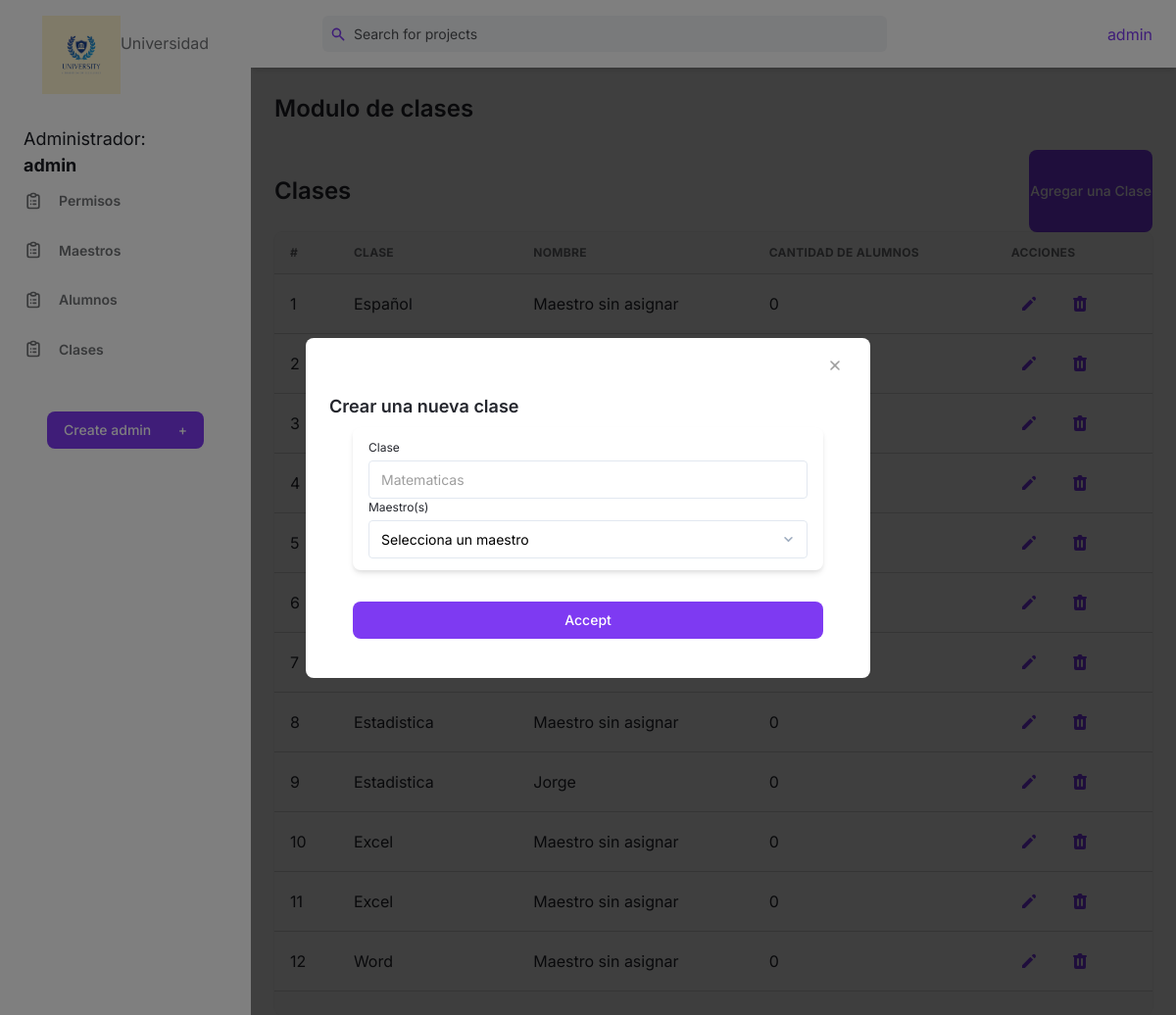
The page /design/admin/materias.php (signed in) on the database its author committed.
### tables this page shows
CREATE TABLE `materias` (
  `id_materia` int(11) NOT NULL,
  `materia` varchar(100) DEFAULT NULL
);

### design/admin/materias.php (the view, shortened to what this page needs)
<!DOCTYPE html>
<html :class="{ 'theme-dark': dark }" x-data="data()" lang="en">
  <head>
    <link rel="stylesheet" href="./../../public/assets/css/tailwind.output.css" />
    <link
      rel="stylesheet"
      href="https://cdnjs.cloudflare.com/ajax/libs/Chart.js/2.9.3/Chart.min.css"
    />
  </head>
  <body>
      <?php
        include("./../../config/menu_admin.php");
      ?>
      <div class="flex flex-col flex-1 w-full">
        <header class="z-10 py-4 bg-white shadow-md dark:bg-gray-800">
          <div
            class="container flex items-center justify-between h-full px-6 mx-auto text-purple-600 dark:text-purple-300"
          >
            <div class="flex justify-center flex-1 lg:mr-32">
              <div
                class="relative w-full max-w-xl mr-6 focus-within:text-purple-500"
              >
                <div class="absolute inset-y-0 flex items-center pl-2">
                  <svg
                    class="w-4 h-4"
                    aria-hidden="true"
                    fill="currentColor"
                    viewBox="0 0 20 20"
                  >
                    <path
                      fill-rule="evenodd"
                      d="M8 4a4 4 0 100 8 4 4 0 000-8zM2 8a6 6 0 1110.89 3.476l4.817 4.817a1 1 0 01-1.414 1.414l-4.816-4.816A6 6 0 012 8z"
                      clip-rule="evenodd"
                    ></path>
                  </svg>
                </div>
                <input
                  class="w-full pl-8 pr-2 text-sm text-gray-700 placeholder-gray-600 bg-gray-100 border-0 rounded-md dark:placeholder-gray-500 dark:focus:shadow-outline-gray dark:focus:placeholder-gray-600 dark:bg-gray-700 dark:text-gray-200 focus:placeholder-gray-500 focus:bg-white focus:border-purple-300 focus:outline-none focus:shadow-outline-purple form-input"
                  type="text"
                  placeholder="Search for projects"
                  aria-label="Search"
                />
              </div>
            </div>
            <ul class="flex items-center flex-shrink-0 space-x-6">
              <li class="relative">
                <button
                  class="align-middle rounded-full focus:shadow-outline-purple focus:outline-none"
                  @click="toggleProfileMenu"
                  @keydown.escape="closeProfileMenu"
                  aria-label="Account"
                  aria-haspopup="true"
                >
                <label for="">
                  <?php
                  $nombre = $_SESSION["user_data"]["nombre"];
                  echo "$nombre";
                  ?>
                </label>
                </button>
              </li>
            </ul>
          </div>
        </header>
        <main class="h-full overflow-y-auto bg-white">
          <div class="container px-6 mx-auto grid">
            <h2 class="my-6 text-2xl font-semibold text-gray-700">
              Modulo de clases
            </h2>
            <div class="flex justify-between">
            <p class="my-6 text-2xl font-semibold text-gray-700 dark:text-gray-500">
              Clases
            </p>
              <button
                @click="openModal"
                class="scroll-py-16 text-sm font-medium leading-5 text-white transition-colors duration-150 bg-purple-600 border border-transparent rounded-lg active:bg-purple-600 hover:bg-purple-700 focus:outline-none focus:shadow-outline-purple">
                Agregar una Clase
              </button>
            </div>
            <div class="w-full overflow-hidden rounded-lg shadow-xs">
              <div class="w-full overflow-x-auto">
              <table class="w-full overflow-x-auto">
                  <thead>
                    <tr
                      class="text-xs font-semibold tracking-wide text-left text-gray-500 uppercase border-b dark:border-gray-700 bg-gray-50 dark:text-gray-400 dark:bg-gray-800"
                    >
                      <th class="px-4 py-3">#</th>
                      <th class="px-4 py-3">Clase</th>
                      <th class="px-4 py-3">Nombre</th>
                      <th class="px-4 py-3">Cantidad de alumnos</th>
                      <th class="px-4 py-3">Acciones</th>
                    </tr>
                  </thead>
                  <tbody
                    class="bg-white divide-y dark:divide-gray-700 dark:bg-gray-800"
                  >
                  <?php
                  require_once($_SERVER["DOCUMENT_ROOT"] . "/Proyecto_Final/config/database.php");
                  $query = "SELECT c.id_materia  AS ID, c.materia  AS nombre_clase, COALESCE(m.nombre, 'Maestro sin asignar') AS nombre_maestro,
                  COUNT(ra.id_alumno) AS cantidad_alumnos
                  FROM
                      materias c
                  LEFT JOIN
                      asignacionmaestros am ON c.id_materia = am.id_profemate
                  LEFT JOIN
                      usuarios m ON am.id_profesor  = m.id_user
                  LEFT JOIN
                      registroalumnos ra ON c.id_materia = ra.id_alumate
                  GROUP BY
                      c.id_materia, c.materia, m.nombre
                  ORDER BY
                      c.id_materia;";
                  $result = $mysqli->query($query);
                  while ($row = $result->fetch_assoc()){
                    echo "<tr class='text-gray-700 dark:text-gray-400'>";
                    echo "<td class='px-4 py-3'>" . $row['ID'] . "</td>";
                    echo "<td class='px-4 py-3'>" . $row['nombre_clase'] . "</td>";
                    echo "<td class='px-4 py-3'>" . $row['nombre_maestro'] . "</td>";
                    echo "<td class='px-4 py-3'>" . $row['cantidad_alumnos'] . "</td>";
                    echo "<td class='px-4 py-3'>
                            <div class='flex flex-row items-center space-x-4 text-sm'>
                                <form action='./../admin/maestro_edicion.php' method='POST'>
                                    <input type='number' hidden value='{$row['ID']}' name='id_clase'>
                                    <div class='flex items-center space-x-4 text-sm'>
                                        <button
                                        class='flex items-center justify-between px-2 py-2 text-sm font-medium leading-5 text-purple-600 rounded-lg dark:text-gray-400 focus:outline-none focus:shadow-outline-gray'
                                        aria-label='Edit' type='submit'
                                        >
                                        <svg
                                        class='w-5 h-5'
                                        aria-hidden='true'
                                        fill='currentColor'
                                        viewBox='0 0 20 20'
                                        >
                                        <path
                                            d='M13.586 3.586a2 2 0 112.828 2.828l-.793.793-2.828-2.828.793-.793zM11.379 5.793L3 14.172V17h2.828l8.38-8.379-2.83-2.828z'
                                        ></path>
                                        </svg>
                                        </button>
                                    </div>
                                </form>
                                <form action='./../../handle_db/crud_clases/eliminar_clases.php' method='POST'>
                                    <input type='number' hidden value='{$row['ID']}' name='id_clase'>
                                    <div class='flex items-center space-x-4 text-sm'>
                                    <button
                                        class='flex items-center justify-between px-2 py-2 text-sm font-medium leading-5 text-purple-600 rounded-lg dark:text-gray-400 focus:outline-none focus:shadow-outline-gray'
                                        aria-label='Delete'
                                        type='submit'
                                    >
                                    </button>
                                    </div>
                                </form>
                            </div>
                          </td>";
                    echo "</tr>";
                  }
                  ?>
                  </tbody>
              </table>
              </div>
              <div
                class="grid px-4 py-3 text-xs font-semibold tracking-wide text-gray-500 uppercase border-t dark:border-gray-700 bg-gray-50 sm:grid-cols-9 dark:text-gray-400 dark:bg-gray-800"
              >
              </div>
            </div>
          </div>
        </main>
      </div>
    </div>
     <div
      x-show="isModalOpen"
      x-transition:enter="transition ease-out duration-150"
      x-transition:enter-start="opacity-0"
      x-transition:enter-end="opacity-100"
      x-transition:leave="transition ease-in duration-150"
      x-transition:leave-start="opacity-100"
      x-transition:leave-end="opacity-0"
      class="fixed inset-0 z-30 flex items-end bg-black bg-opacity-50 sm:items-center sm:justify-center"
    >
      <div
        x-show="isModalOpen"
        x-transition:enter="transition ease-out duration-150"
        x-transition:enter-start="opacity-0 transform translate-y-1/2"
        x-transition:enter-end="opacity-100"
        x-transition:leave="transition ease-in duration-150"
        x-transition:leave-start="opacity-100"
        x-transition:leave-end="opacity-0  transform translate-y-1/2"
        @click.away="closeModal"
        @keydown.escape="closeModal"
        class="w-full px-6 py-4 overflow-hidden bg-white rounded-t-lg dark:bg-gray-800 sm:rounded-lg sm:m-4 sm:max-w-xl"
        role="dialog"
        id="modal"
      >
        <header class="flex justify-end">
          <button
            class="inline-flex items-center justify-center w-6 h-6 text-gray-400 transition-colors duration-150 rounded dark:hover:text-gray-200 hover: hover:text-gray-700"
            aria-label="close"
            @click="closeModal"
          >
          </button>
        </header>
        <div class="mt-4 mb-6">
          <p
            class="mb-2 text-lg font-semibold text-gray-700 dark:text-gray-300"
          >
            Crear una nueva clase
          </p>
          <form class="container px-6 mx-auto grid" action="./../../handle_db/crud_clases/crear_clase.php" method="post">
            <div class="px-4 py-3 mb-8 bg-white rounded-lg shadow-md dark:bg-gray-800">
              <label class="block text-xs">
                <span class="text-gray-700 dark:text-gray-400">Clase</span>
                <input
                  class="block w-full mt-1 text-sm dark:border-gray-600 dark:bg-gray-700 focus:border-purple-400 focus:outline-none focus:shadow-outline-purple dark:text-gray-300 dark:focus:shadow-outline-gray form-input"
                  placeholder="Matematicas" value="" name="clase"
                />
              </label>
              <label class="block text-xs">
                  <span class="text-gray-700 dark:text-gray-400">Maestro(s)</span>
                  <select
                      class="block w-full mt-1 text-sm dark:border-gray-600 dark:bg-gray-700 focus:border-purple-400 focus:outline-none focus:shadow-outline-purple dark:text-gray-300 dark:focus:shadow-outline-gray form-select"
                      name="maestro" required
                  >
                      <option value="">Selecciona un maestro</option>
                  </select>
              </label>
            </div>
            <button
                class="w-full px-5 py-3 text-sm font-medium leading-5 text-white transition-colors duration-150 bg-purple-600 border border-transparent rounded-lg sm:w-auto sm:px-4 sm:py-2 active:bg-purple-600 hover:bg-purple-700 focus:outline-none focus:shadow-outline-purple" type="submit"
            >
                Accept
            </button>
          </form>
        </div>
      </div>
    </div>
  </body>
</html>

### config/menu_admin.php (shortened to what this page needs)
<div
      class="flex h-screen bg-gray-50 dark:bg-gray-900"
      :class="{ 'overflow-hidden': isSideMenuOpen }"
    >
      <aside
        class="z-20 hidden w-64 overflow-y-auto bg-white dark:bg-gray-800 md:block flex-shrink-0"
      >
      <div class="flex flex-row justify-center py-4 pr-5 text-gray-500 dark:text-gray-400 h-200 w-200">
        <img src="/Proyecto_Final/src/img/logo.jpg" alt="logo" width="80" height="80">
        <h2 class="py-4 pr-8 text-gray-500 dark:text-gray-400 font-light">Universidad</h2>
      </div>
        <div class="py-4 text-gray-500 dark:text-gray-400">
          <label class="ml-6 text-lg text-gray-800 dark:text-gray-200" for="">
                  Administrador:
          </label>
          <br>
          <a
            class="ml-6 text-lg font-bold text-gray-800 dark:text-gray-200"
            href="./../admin/dashboard_admin.php"
          >
          <?php $nombre = $_SESSION["user_data"]["nombre"];
          echo "$nombre"; ?>
          </a>
          <ul>
          <li class="relative px-6 py-3">
              <a
                class="inline-flex items-center w-full text-sm font-semibold transition-colors duration-150 hover:text-gray-800 dark:hover:text-gray-200"
                href="./../admin/permisos.php"
              >
                <span class="ml-4">Permisos</span>
              </a>
            </li>
            <li class="relative px-6 py-3">
              <a
                class="inline-flex items-center w-full text-sm font-semibold transition-colors duration-150 hover:text-gray-800 dark:hover:text-gray-200"
                href="./../admin/maestros.php"
              >
                <span class="ml-4">Maestros</span>
              </a>
            </li>
            <li class="relative px-6 py-3">
              <a
                class="inline-flex items-center w-full text-sm font-semibold transition-colors duration-150 hover:text-gray-800 dark:hover:text-gray-200"
                href="./../admin/alumnos.php"
              >
                <span class="ml-4">Alumnos</span>
              </a>
            </li>
            <li class="relative px-6 py-3">
              <a
                class="inline-flex items-center w-full text-sm font-semibold transition-colors duration-150 hover:text-gray-800 dark:hover:text-gray-200"
                href="materias.php"
              >
                <span class="ml-4">Clases</span>
              </a>
            </li>
            <li class="relative px-6 py-3">
            <div class="px-6 my-6">
              <a
                class="flex items-center justify-between px-4 py-2 text-sm font-medium leading-5 text-white transition-colors duration-150 bg-purple-600 border border-transparent rounded-lg active:bg-purple-600 hover:bg-purple-700 focus:outline-none focus:shadow-outline-purple"
                href="/Proyecto_Final/design/admin/dashboard_admin_crear.php"
              >
                Create admin
                <span class="ml-2" aria-hidden="true">+</span>
              </a>
            </div>
            </li>
          </ul>
        </div>
      </aside>

### rows shown on the page
materias: id_materia "1", materia "Español", nombre_maestro "Maestro sin asignar", cantidad_alumnos "0"
materias: id_materia "2"
materias: id_materia "3"
materias: id_materia "4"
materias: id_materia "5"
materias: id_materia "6"
materias: id_materia "7"
materias: id_materia "8", materia "Estadistica", nombre_maestro "Maestro sin asignar", cantidad_alumnos "0"
materias: id_materia "9", materia "Estadistica", nombre_maestro "Jorge", cantidad_alumnos "0"
materias: id_materia "10", materia "Excel", nombre_maestro "Maestro sin asignar", cantidad_alumnos "0"
materias: id_materia "11", materia "Excel", nombre_maestro "Maestro sin asignar", cantidad_alumnos "0"
materias: id_materia "12", materia "Word", nombre_maestro "Maestro sin asignar", cantidad_alumnos "0"

### other values the page prints
$nombre "admin"
